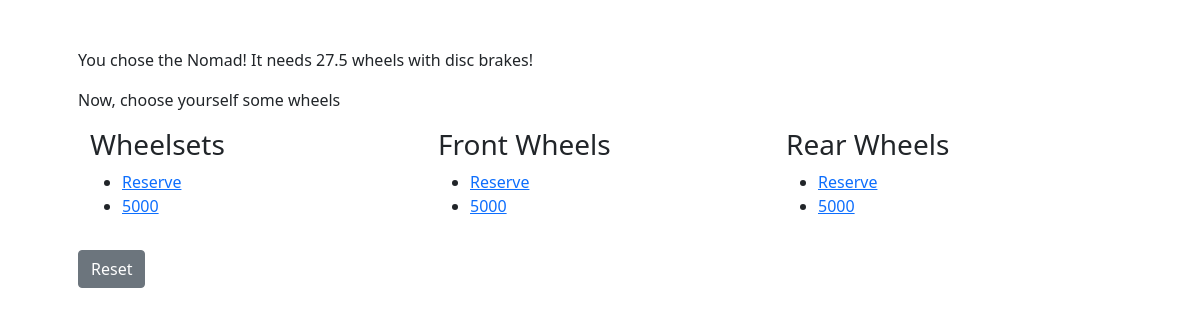
Page /dBase/bikes/1/ on the committed database.
### dBase/models.py (models this page shows, shortened)
class Bikes(models.Model):
    manufacturer = models.CharField(max_length=20)
    bike_model = models.CharField(max_length=20)
    wheel_size = models.DecimalField(max_digits=4, decimal_places=1, choices=((29, "29"), (700, "700"), (27.5, "27.5")))
    brakes_mounts = models.CharField(max_length=20, choices=(("disc", "Disc"), ("rim", "Rim")))

class Wheels(models.Model):
    manufacturer = models.CharField(max_length=20)
    wheel_model = models.CharField(max_length=20)
    size = models.DecimalField(max_digits=4, decimal_places=1, choices=((29, "29"), (700, "700"), (27.5, "27.5")))
    brakes = models.CharField(max_length=20, choices=(("disc", "Disc"), ("rim", "Rim")))
    front = models.BooleanField(default=True)
    back = models.BooleanField(default=True)

### dBase/views.py (the view)
# urls.py: path('bikes/<int:bike_id>/', views.bike, name='bike'),
def bike(request, bike_id):
	bike = Bikes.objects.get(id=bike_id)
	compatible_wheelsets = Wheels.objects.filter(size=bike.wheel_size, brakes=bike.brakes_mounts, front=True, back=True)
	compatible_front = Wheels.objects.filter(size=bike.wheel_size, brakes=bike.brakes_mounts, front=True)
	compatible_back = Wheels.objects.filter(size=bike.wheel_size, brakes=bike.brakes_mounts, back=True)
	context = {
		'bike' : bike,
		'wheelsets': compatible_wheelsets,
		'front' : compatible_front,
		'back' : compatible_back
	}
	return render(request, 'dBase/bike.html', context)

### dBase/templates/dBase/bike.html (shortened to what this page needs)
<!DOCTYPE html>
<html>
  <head>
    <link href="https://cdn.jsdelivr.net/npm/bootstrap@5.0.0-beta3/dist/css/bootstrap.min.css" rel="stylesheet">
  </head>
  <body>
    <div class="container p-5">
      {% if bike %}
      <p>You chose the {{bike.bike_model}}!  It needs {{bike.wheel_size}} wheels with {{bike.brakes_mounts}} brakes!</p>
        {% if frontwheel %}
          <p>With a {{frontwheel.wheel_model}} in the front</p>
          <p>Now Pick a back wheel</p>
        {% elif backwheel %}
          <p>With a {{backwheel.wheel_model}} in the back</p>
          <p>Now pick a front wheel</p>
        {% else %}
          <p>Now, choose yourself some wheels</p>
        {% endif %}
      {% else %}
        <p>Let's Pick your second wheel!  To match the {{wheel.manufacturer}} {{wheel.wheel_model}}, it must be {{wheel.size}} with {{wheel.brakes}} brakes!</p>
      {% endif %}
      <div class="container">
        <div class="row">
          {% if wheelsets %}
            <div class="col-md-4">
              <h3>Wheelsets</h3>
              <ul>
                {% for wheels in wheelsets%}
                  <li>
                    <a href="front/{{wheels.id}}/rear/{{wheels.id}}">{{ wheels.wheel_model}}</a>
                  </li>
                {% endfor %}
                </ul>
            </div>
          {% endif %}
          {% if front %}
            <div class="col-md-4">
              <h3>Front Wheels</h3>
              <ul>
                {% for wheel in front%}
                  <li>
                    <a href="front/{{wheel.id}}">{{ wheel.wheel_model}}</a>
                  </li>
                {% endfor %}
              </ul>
            </div>
          {% endif %}
          {% if back %}
            <div class="col-md-4">
              <h3>Rear Wheels</h3>
              <ul>
                {% for wheel in back%}
                  <li>
                    <a href="rear/{{wheel.id}}">{{ wheel.wheel_model}}</a>
                  </li>
                {% endfor %}
              </ul>
            </div>
          {% endif %}
        </div>
      </div>
          <a href='/dBase/'>
            <button class="btn btn-secondary">Reset</button>
          </a>
    </div>
  </body>
</html>

### rows in the picture
Bikes: bike_model "Nomad", wheel_size "27.5", brakes_mounts "disc"
Wheels: wheel_model "Reserve"
Wheels: wheel_model "5000"
